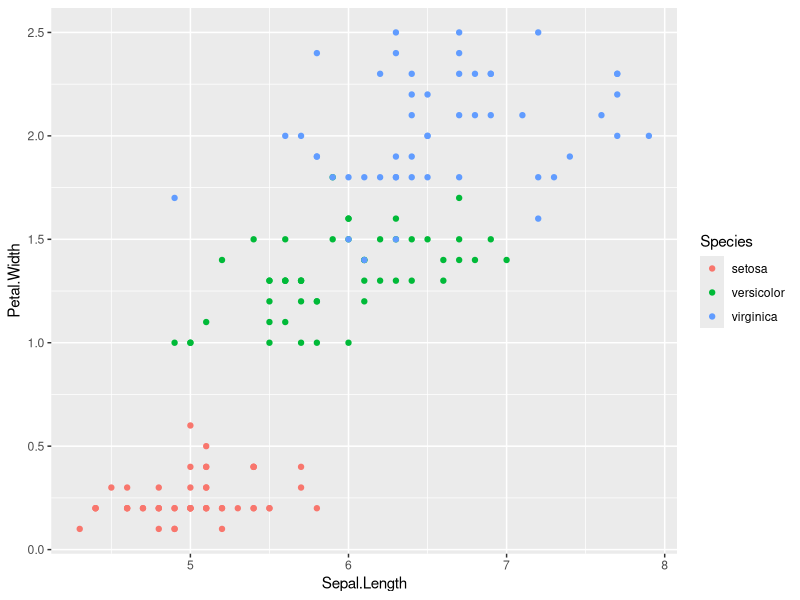
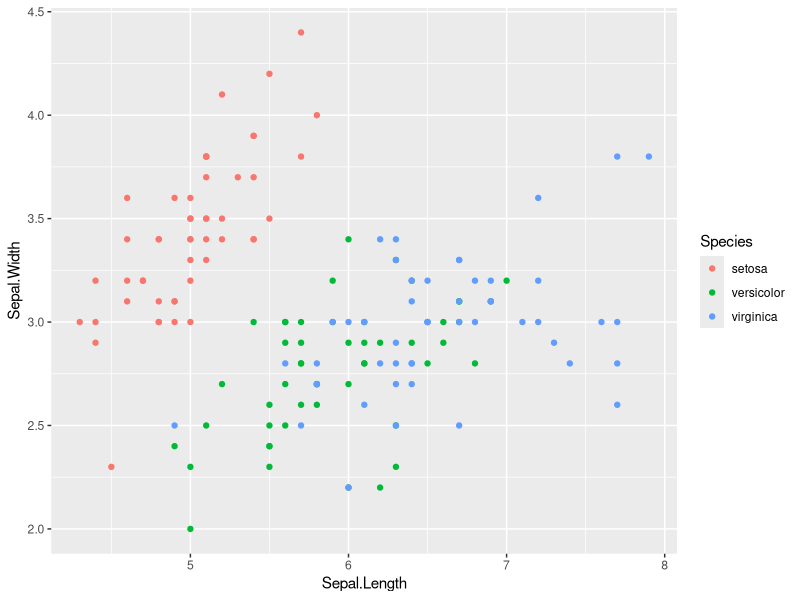
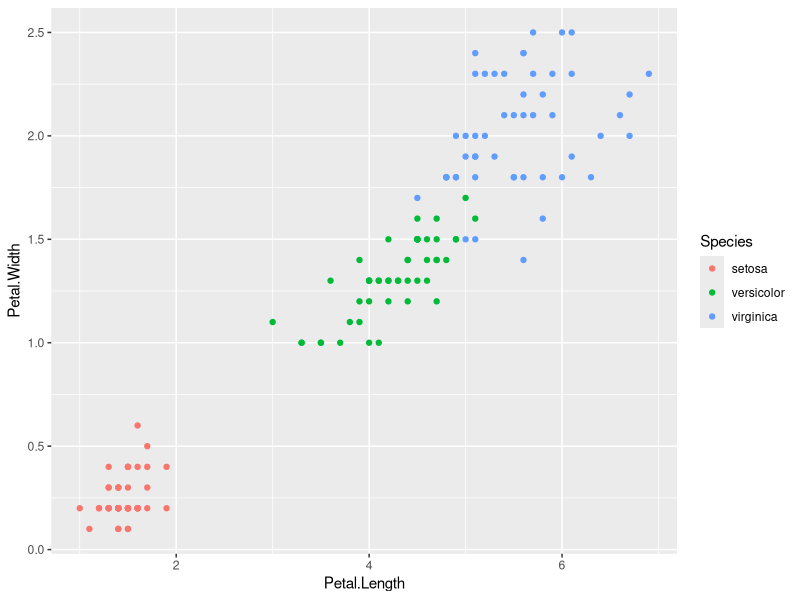
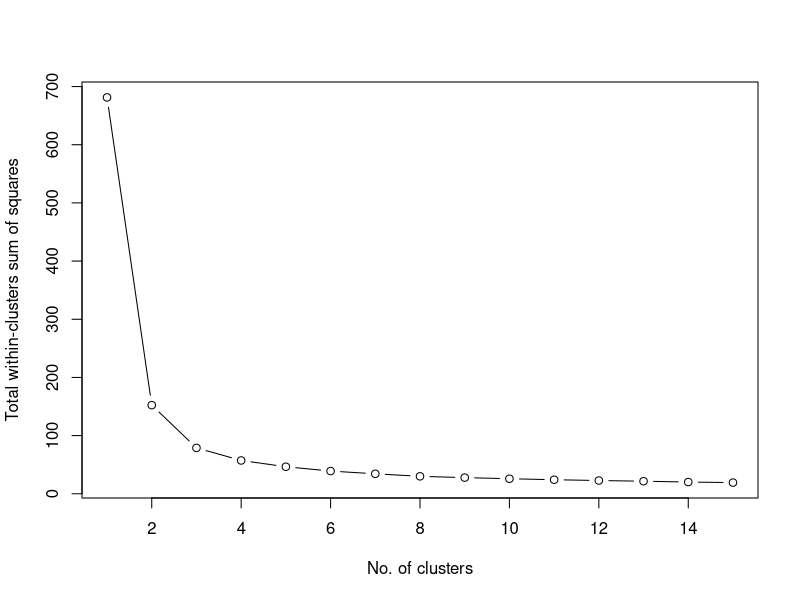

Source code (R) for these figures, in order:
#K-MEANS CLUSTERING USING IRIS DATASET
#author: MUIMI JUSTUS
#explore the dataset
data("iris")
colnames(iris)
library(ggplot2)
ggplot(iris, aes(Sepal.Length,Petal.Width,color=Species))+geom_point()
ggplot(iris, aes(Sepal.Length,Sepal.Width,color=Species))+geom_point()
ggplot(iris,aes(Petal.Length,Petal.Width,colour=Species))+geom_point()

#from the 3rd plot plot, its seen that, Petal.length & 
#Petal.Width were similar among similar species but varied significantly among different species

#CLUSTERING
#set seed to ensure reproducibility and the number of clusters to 3
set.seed(30)
cluster_iris<-kmeans(iris[,3:4],3,nstart = 30)
cluster_iris
table(cluster_iris$cluster, iris$Species)

# determining the number of clusters,
# in the iris dataset, its obvious that, there are 3 clusters, but in a case where the 
# that could not be seen, the optimal no. of clusters can be established using Elbow method.

#computing the total within-cluster sum of squares
set.seed(30)
wss<-function(k){
    kmeans(iris[,1:4],k,nstart = 30)$tot.withinss
}

#compute wss for k=1 to k=15
k.values<-1:15

#extract the wss values for each k value
library(purrr)
wss.value<- map_dbl(k.values,wss)

#plot no. of clusters against tot.withinss

plot(k.values, wss.value,xlab = "No. of clusters", type = "b"
     ,ylab="Total within-clusters sum of squares")
#from the plot it can be seen that, the optimal no. of clusters is 3










